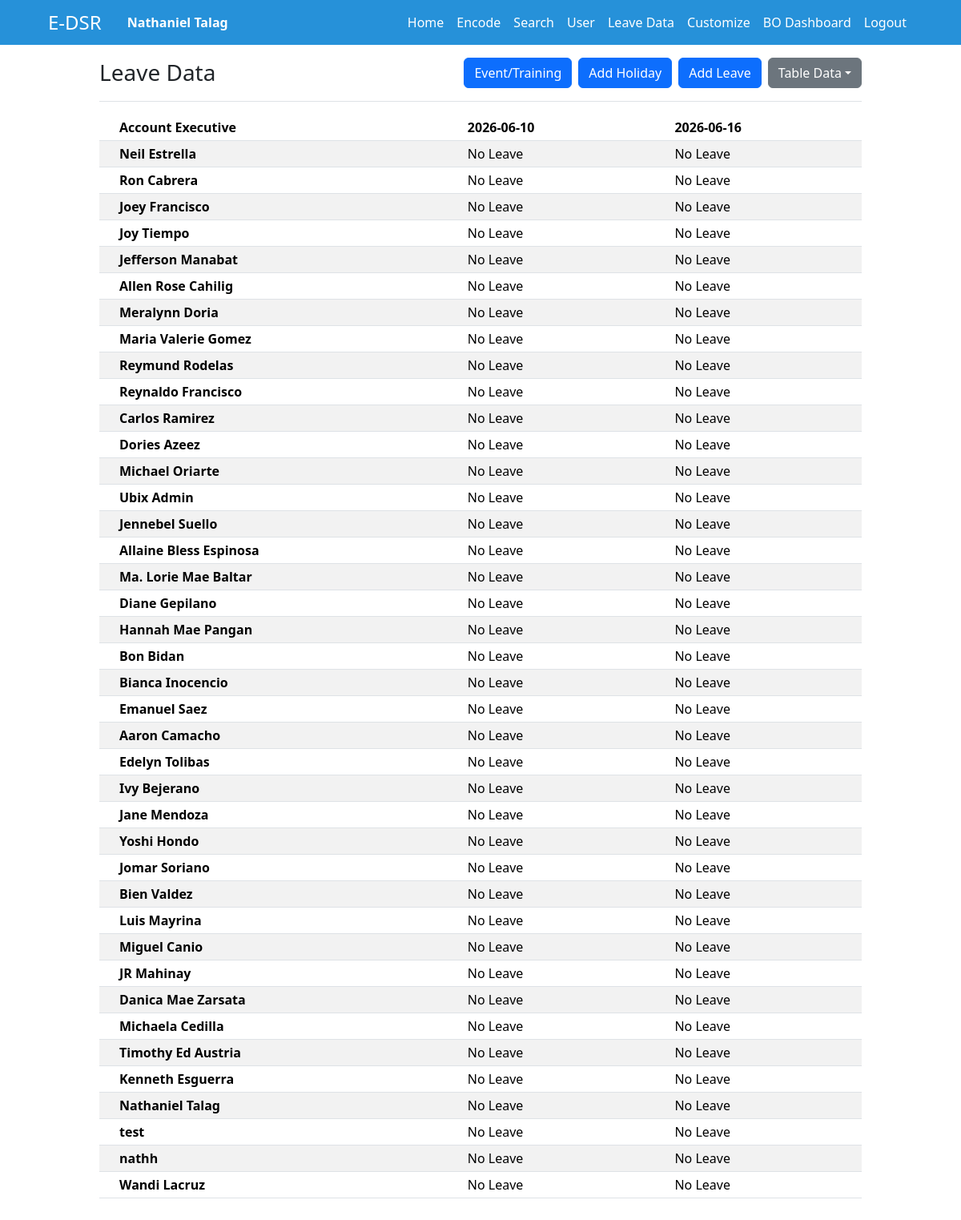
The page /pages/leaveData.php (signed in) on the database its author committed.
### tables this page shows
CREATE TABLE `users` (
  `id` int(11) NOT NULL,
  `name` varchar(100) NOT NULL,
  `user_id` varchar(200) NOT NULL,
  `password` varchar(100) NOT NULL,
  `dept` varchar(200) NOT NULL,
  `category` varchar(100) NOT NULL,
  `log_at` datetime NOT NULL DEFAULT current_timestamp(),
  `pass_change` varchar(10) NOT NULL,
  `stat` varchar(100) NOT NULL,
  `branch` varchar(50) DEFAULT NULL,
  `authority` varchar(200) NOT NULL,
  `handled` varchar(200) NOT NULL,
  `is_download_restricted` tinyint(1) NOT NULL DEFAULT 0,
  `is_deleted` tinyint(1) NOT NULL DEFAULT 0
);

### php/autoRedirect.php (called while the page is built, shortened)
<?php
include('db_conn.php');
if (isset($_COOKIE['e-dsr-user'])) {
    $coockieUser = $_COOKIE['e-dsr-user'];
    $sql1 = "SELECT * FROM users WHERE user_id = '$coockieUser' AND is_deleted = 0";
    $result1 = mysqli_query($conn, $sql1);
    while ($qResult = mysqli_fetch_array($result1)) {
        $name = $qResult['name'];
    }
} else {
    echo '<script>';
    echo 'window.location.href = "../index.php";';
    echo 'alert("Please log in to access the welcome page!");';
    echo '</script>';
}
?>

### php/addLeave.php (called while the page is built, shortened)
<?php
include 'db_conn.php';
include 'autoRedirect.php';
?>

### php/performanceList.php (called while the page is built, shortened)
<?php
include('db_conn.php');
include('autoRedirect.php');
include('dates.php');
$whereConditionsPerformance = [];
$datesArray = [];
$callDateStartPerformance = mysqli_real_escape_string($conn, $_POST['callDateStartPerformance'] ?? '');
$callDateEndPerformance = mysqli_real_escape_string($conn, $_POST['callDateEndPerformance'] ?? '');
if (!empty($callDateStartPerformance) && !empty($callDateEndPerformance)) {
    $whereConditionsPerformance[] = "callDate BETWEEN '$callDateStartPerformance' AND '$callDateEndPerformance'";
    $dateCondition = "callDate BETWEEN '$callDateStartPerformance' AND '$callDateEndPerformance'";
} else {
    $dateCondition = "callDate BETWEEN '$min_date' AND '$max'";
}
$dateSql = "SELECT DISTINCT callDate FROM encoded WHERE $dateCondition";
$dateQuery = mysqli_query($conn, $dateSql);
if ($dateQuery) {
    while ($row = mysqli_fetch_assoc($dateQuery)) {
        $datesArray[] = $row['callDate'];
    }
} else {
    echo "Error fetching dates: " . mysqli_error($conn);
    exit;
}
?>

### php/dates.php (called while the page is built, shortened)
<?php
$max = date('Y-m-d');
$min_date = date("Y-m-d", strtotime("-7 days", strtotime($max)));
?>

### php/employeeList.php (called while the page is built, shortened)
<?php
include('db_conn.php');
include('../php/autoRedirect.php');
$employee_list = "SELECT * FROM users WHERE is_deleted = 0";
$employee_list_result = mysqli_query($conn, $employee_list);
?>

### pages/header.php (shortened to what this page needs)
<nav class="sticky-top navbar navbar-expand-lg navbar-dark bg px-lg-5">
    <div class="container-fluid">
        <div class="d-flex align-items-center">
            <a class="navbar-brand" href="welcome_page.php">
                <h4 class="m-0">E-DSR</h4>
            </a>
            <span class="ms-3 text-white"><strong><?php echo $name; ?></strong></span>
        </div>
        <div class="collapse navbar-collapse" id="navbarNav">
            <ul class="navbar-nav ms-auto">
                <li class="nav-item"><a class="nav-link text-white" href="welcome_page.php">Home</a></li>
                <li class="nav-item"><a class="nav-link text-white" href="encode.php">Encode</a></li>
                <li class="nav-item"><a class="nav-link text-white" href="bo_search.php">Search</a></li>
                <li id="users" class="nav-item admin"><a class="nav-link text-white" href="user.php">User</a></li>
                <li id="leave" class="nav-item admin"><a class="nav-link text-white" href="leaveData.php">Leave Data</a></li>
                <li id="customize" class="nav-item admin"><a class="nav-link text-white" href="customize.php">Customize</a></li>
                <li id="bo_dashboard" class="nav-item admin"><a class="nav-link text-white" href="bo_dashboard.php">BO Dashboard</a></li>
                <li class="nav-item"><a class="nav-link text-white" href="../php/logout.php?logoutid=<?php echo $name; ?>" onclick="return confirm('Logout Account?')">Logout</a></li>
            </ul>
        </div>
    </div>
</nav>

### pages/leaveTable.php (shortened to what this page needs)
<thead class="bg-light">
    <tr>
        <?php
        if ($table === 'leave' || $table === 'event') {
            echo "<th scope='col'>Account Executive</th>";
        }
        foreach ($datesArray as $date) {
            echo "<th scope='col'>$date</th>";
        }
        ?>
    </tr>
</thead>
<tbody>
    <?php
    if ($table === 'leave') {
        foreach ($employee_list_result as $employee_list_row) {
            echo "<tr><th scope='row'>" . $employee_list_row['name'] . "</th>";
            foreach ($datesArray as $date) {
                $leaveData = "SELECT * FROM leave_status WHERE employee_name = '" . $employee_list_row['name'] . "' AND leave_date = '$date' AND is_deleted = 0";
                $leaveDataResult = mysqli_query($conn, $leaveData);
                $leaveDataRow = mysqli_fetch_assoc($leaveDataResult);
                echo "<td>";
                if (empty($leaveDataRow['leave_duration'])) {
                    echo 'No Leave';
                } elseif ($leaveDataRow['leave_duration'] == 1) {
                    echo 'Full Day';
                } elseif ($leaveDataRow['leave_duration'] == 0.5) {
                    echo 'Half Day';
                }
                echo "</td>";
            }
            echo "</tr>";
        }
    }
    ?>
</tbody>

### css/sidebar.css (style rules this page uses)
.bg { background-color: #2691d9; }

### css/table.css (style rules this page uses)
.table td, .table th { padding-left: 25px; padding-right: 25px; white-space: nowrap; }

### rows shown on the page
users: name "Nathaniel Talag"
users: name "Neil Estrella"
users: name "Ron Cabrera"
users: name "Joey Francisco"
users: name "Joy Tiempo"
users: name "Jefferson Manabat"
users: name "Allen Rose Cahilig"
users: name "Meralynn Doria"
users: name "Maria Valerie Gomez"
users: name "Reymund Rodelas"
users: name "Reynaldo Francisco"
users: name "Carlos Ramirez"
users: name "Dories Azeez"
users: name "Michael Oriarte"
users: name "Ubix Admin"
users: name "Jennebel Suello"
users: name "Allaine Bless Espinosa"
users: name "Ma. Lorie Mae Baltar"
users: name "Diane Gepilano"
users: name "Hannah Mae Pangan"
users: name "Bon Bidan"
users: name "Bianca Inocencio"
users: name "Emanuel Saez"
users: name "Aaron Camacho"
users: name "Edelyn Tolibas"
users: name "Ivy Bejerano"
users: name "Jane Mendoza"
users: name "Yoshi Hondo"
users: name "Jomar Soriano"
users: name "Bien Valdez"
users: name "Luis Mayrina"
users: name "Miguel Canio"
users: name "JR Mahinay"
users: name "Danica Mae Zarsata"
users: name "Michaela Cedilla"
users: name "Timothy Ed Austria"
users: name "Kenneth Esguerra"
users: name "test"
users: name "nathh"
users: name "Wandi Lacruz"

### other values the page prints
$date "2026-06-10"
$date "2026-06-16"
